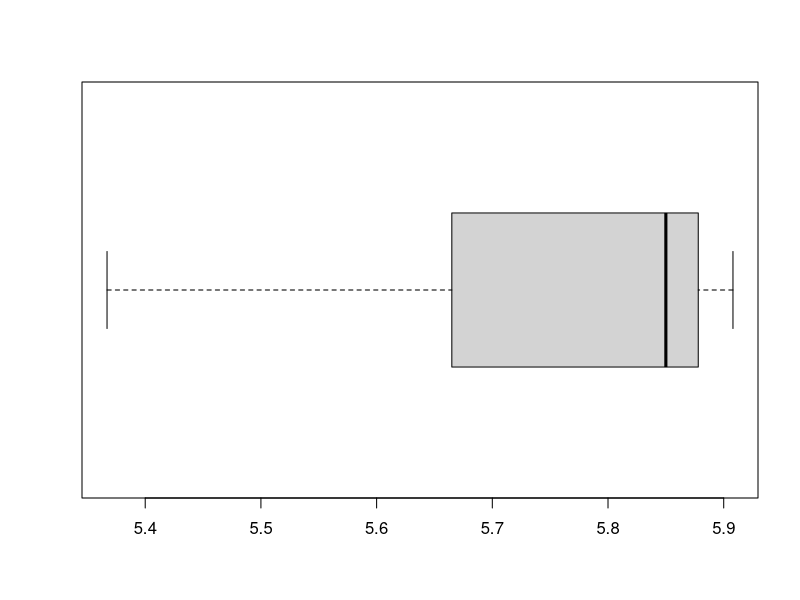

The R source for this figure:
#Q1(i)
x <- c(5.625, 5.665, 5.697, 5.837, 5.863, 5.870, 5.878, 5.884, 5.908, 5.367)

t.test(x, mu=5.9)
wilcox.test(x, mu=5.9, conf.int=T)

# Based on the results of analysis acquired from t-test,
# the average weight of the grape-flavored jolly rancher is not statistically
# significant equal to 5.9 grams since (P-value=0.02928) < (a=0.05).

# Based on the results of analysis acquired from Wilcoxon test,
# the average weight of the grape-flavored jolly rancher is not statistically
# significant equal to 5.9 grams since (P-value=0.003906) < (a=0.05).

#Q1(ii)
jpeg('boxplot.jpg')
boxplot(x, horizontal=T)
dev.off()

# The conclusion drawn from the t-test and Wilcoxon test are consistent with
# each other where the average weight of the grape-flavored jolly rancher is
# not statistically significant equal to 5.9 grams. However, the boxplot
# indicated the data were asymmetrically distributed, hence Wilcoxon test was
# the more appropriate hypothesis testing.
